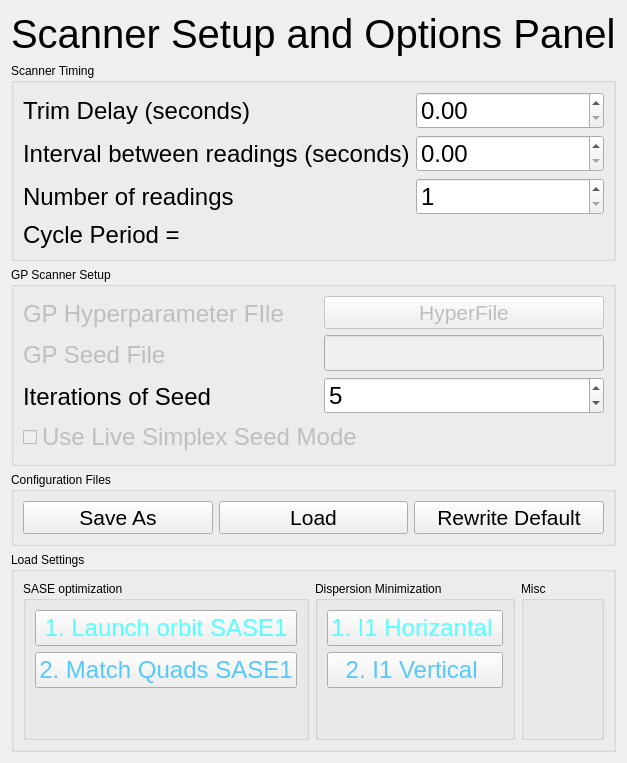
     <widget class="QWidget" name="tab2">
      <attribute name="title">
       <string>Scan Setup Panel</string>
      </attribute>
      <layout class="QVBoxLayout" name="verticalLayout_12">
       <item>
        <widget class="QLabel" name="label_3">
         <property name="sizePolicy">
          <sizepolicy hsizetype="Preferred" vsizetype="Fixed">
           <horstretch>0</horstretch>
           <verstretch>0</verstretch>
          </sizepolicy>
         </property>
         <property name="font">
          <font>
           <pointsize>30</pointsize>
          </font>
         </property>
         <property name="text">
          <string>Scanner Setup and Options Panel</string>
         </property>
         <property name="margin">
          <number>5</number>
         </property>
        </widget>
       </item>
       <item>
        <widget class="QGroupBox" name="groupBox">
         <property name="enabled">
          <bool>true</bool>
         </property>
         <property name="maximumSize">
          <size>
           <width>16777215</width>
           <height>200</height>
          </size>
         </property>
         <property name="title">
          <string>Scanner Timing</string>
         </property>
         <layout class="QGridLayout" name="gridLayout_5">
          <item row="0" column="0">
           <layout class="QHBoxLayout" name="horizontalLayout">
            <item>
             <layout class="QVBoxLayout" name="verticalLayout_6">
              <item>
               <widget class="QLabel" name="label_2">
                <property name="maximumSize">
                 <size>
                  <width>16777215</width>
                  <height>16777215</height>
                 </size>
                </property>
                <property name="font">
                 <font>
                  <pointsize>18</pointsize>
                 </font>
                </property>
                <property name="text">
                 <string>Trim Delay (seconds)          </string>
                </property>
               </widget>
              </item>
              <item>
               <widget class="QLabel" name="label_6">
                <property name="enabled">
                 <bool>true</bool>
                </property>
                <property name="maximumSize">
                 <size>
                  <width>16777215</width>
                  <height>16777215</height>
                 </size>
                </property>
                <property name="font">
                 <font>
                  <pointsize>18</pointsize>
                 </font>
                </property>
                <property name="text">
                 <string>Interval between readings (seconds)</string>
                </property>
               </widget>
              </item>
              <item>
               <widget class="QLabel" name="label_30">
                <property name="enabled">
                 <bool>true</bool>
                </property>
                <property name="maximumSize">
                 <size>
                  <width>16777215</width>
                  <height>16777215</height>
                 </size>
                </property>
                <property name="font">
                 <font>
                  <pointsize>18</pointsize>
                 </font>
                </property>
                <property name="text">
                 <string>Number of readings</string>
                </property>
               </widget>
              </item>
             </layout>
            </item>
            <item>
             <layout class="QVBoxLayout" name="verticalLayout_7">
              <item>
               <widget class="QDoubleSpinBox" name="sb_tdelay">
                <property name="sizePolicy">
                 <sizepolicy hsizetype="Expanding" vsizetype="Fixed">
                  <horstretch>0</horstretch>
                  <verstretch>0</verstretch>
                 </sizepolicy>
                </property>
                <property name="font">
                 <font>
                  <pointsize>18</pointsize>
                 </font>
                </property>
                <property name="locale">
                 <locale language="English" country="UnitedStates"/>
                </property>
                <property name="minimum">
                 <double>0.000000000000000</double>
                </property>
                <property name="maximum">
                 <double>99.989999999999995</double>
                </property>
                <property name="singleStep">
                 <double>0.100000000000000</double>
                </property>
                <property name="value">
                 <double>0.000000000000000</double>
                </property>
               </widget>
              </item>
              <item>
               <widget class="QDoubleSpinBox" name="sb_ddelay">
                <property name="enabled">
                 <bool>true</bool>
                </property>
                <property name="font">
                 <font>
                  <pointsize>18</pointsize>
                 </font>
                </property>
                <property name="locale">
                 <locale language="English" country="UnitedStates"/>
                </property>
                <property name="minimum">
                 <double>0.000000000000000</double>
                </property>
                <property name="singleStep">
                 <double>0.050000000000000</double>
                </property>
                <property name="value">
                 <double>0.000000000000000</double>
                </property>
               </widget>
              </item>
              <item>
               <widget class="QSpinBox" name="sb_nreadings">
                <property name="font">
                 <font>
                  <pointsize>18</pointsize>
                 </font>
                </property>
                <property name="locale">
                 <locale language="English" country="UnitedStates"/>
                </property>
                <property name="minimum">
                 <number>1</number>
                </property>
                <property name="value">
                 <number>1</number>
                </property>
               </widget>
              </item>
             </layout>
            </item>
           </layout>
          </item>
          <item row="1" column="0">
           <widget class="QLabel" name="label_7">
            <property name="maximumSize">
             <size>
              <width>16777215</width>
              <height>30</height>
             </size>
            </property>
            <property name="font">
             <font>
              <pointsize>18</pointsize>
             </font>
            </property>
            <property name="text">
             <string>Cycle Period = </string>
            </property>
           </widget>
          </item>
         </layout>
        </widget>
       </item>
       <item>
        <widget class="QGroupBox" name="groupBox_2">
         <property name="enabled">
          <bool>true</bool>
         </property>
         <property name="maximumSize">
          <size>
           <width>16777215</width>
           <height>250</height>
          </size>
         </property>
         <property name="title">
          <string>GP Scanner Setup</string>
         </property>
         <layout class="QGridLayout" name="gridLayout_7">
          <item row="0" column="0">
           <layout class="QGridLayout" name="gridLayout_3">
            <item row="0" column="0">
             <layout class="QVBoxLayout" name="verticalLayout_3">
              <item>
               <widget class="QLabel" name="label_9">
                <property name="enabled">
                 <bool>false</bool>
                </property>
                <property name="maximumSize">
                 <size>
                  <width>16777215</width>
                  <height>16777215</height>
                 </size>
                </property>
                <property name="font">
                 <font>
                  <pointsize>18</pointsize>
                 </font>
                </property>
                <property name="text">
                 <string>GP Hyperparameter FIle     </string>
                </property>
               </widget>
              </item>
              <item>
               <widget class="QLabel" name="label_8">
                <property name="enabled">
                 <bool>false</bool>
                </property>
                <property name="maximumSize">
                 <size>
                  <width>16777215</width>
                  <height>16777215</height>
                 </size>
                </property>
                <property name="font">
                 <font>
                  <pointsize>18</pointsize>
                 </font>
                </property>
                <property name="text">
                 <string>GP Seed File</string>
                </property>
               </widget>
              </item>
              <item>
               <widget class="QLabel" name="label_10">
                <property name="font">
                 <font>
                  <pointsize>18</pointsize>
                 </font>
                </property>
                <property name="text">
                 <string>Iterations of Seed</string>
                </property>
               </widget>
              </item>
             </layout>
            </item>
            <item row="0" column="1">
             <layout class="QVBoxLayout" name="verticalLayout_2">
              <item>
               <widget class="QPushButton" name="pb_hyper_file">
                <property name="enabled">
                 <bool>false</bool>
                </property>
                <property name="sizePolicy">
                 <sizepolicy hsizetype="Minimum" vsizetype="Expanding">
                  <horstretch>0</horstretch>
                  <verstretch>0</verstretch>
                 </sizepolicy>
                </property>
                <property name="maximumSize">
                 <size>
                  <width>16777215</width>
                  <height>43</height>
                 </size>
                </property>
                <property name="baseSize">
                 <size>
                  <width>0</width>
                  <height>0</height>
                 </size>
                </property>
                <property name="font">
                 <font>
                  <pointsize>16</pointsize>
                  <weight>50</weight>
                  <italic>false</italic>
                  <bold>false</bold>
                 </font>
                </property>
                <property name="text">
                 <string>HyperFile</string>
                </property>
               </widget>
              </item>
              <item>
               <widget class="QLineEdit" name="lineEdit_4">
                <property name="enabled">
                 <bool>false</bool>
                </property>
                <property name="font">
                 <font>
                  <pointsize>18</pointsize>
                 </font>
                </property>
               </widget>
              </item>
              <item>
               <widget class="QSpinBox" name="sb_seed_iter">
                <property name="font">
                 <font>
                  <pointsize>18</pointsize>
                 </font>
                </property>
                <property name="minimum">
                 <number>1</number>
                </property>
                <property name="value">
                 <number>5</number>
                </property>
               </widget>
              </item>
             </layout>
            </item>
            <item row="1" column="0" colspan="2">
             <widget class="QCheckBox" name="cb_use_live_seed">
              <property name="enabled">
               <bool>false</bool>
              </property>
              <property name="font">
               <font>
                <pointsize>18</pointsize>
               </font>
              </property>
              <property name="text">
               <string>Use Live Simplex Seed Mode</string>
              </property>
             </widget>
            </item>
           </layout>
          </item>
         </layout>
        </widget>
       </item>
       <item>
        <widget class="QGroupBox" name="groupBox_5">
         <property name="enabled">
          <bool>true</bool>
         </property>
         <property name="sizePolicy">
          <sizepolicy hsizetype="Preferred" vsizetype="Minimum">
           <horstretch>0</horstretch>
           <verstretch>0</verstretch>
          </sizepolicy>
         </property>
         <property name="maximumSize">
          <size>
           <width>16777215</width>
           <height>150</height>
          </size>
         </property>
         <property name="title">
          <string>Configuration Files</string>
         </property>
         <layout class="QGridLayout" name="gridLayout_8">
          <item row="1" column="0">
           <layout class="QHBoxLayout" name="horizontalLayout_7">
            <item>
             <widget class="QPushButton" name="pb_save_as">
              <property name="sizePolicy">
               <sizepolicy hsizetype="Minimum" vsizetype="Preferred">
                <horstretch>0</horstretch>
                <verstretch>0</verstretch>
               </sizepolicy>
              </property>
              <property name="maximumSize">
               <size>
                <width>16777215</width>
                <height>100</height>
               </size>
              </property>
              <property name="font">
               <font>
                <pointsize>16</pointsize>
               </font>
              </property>
              <property name="text">
               <string>Save As</string>
              </property>
             </widget>
            </item>
            <item>
             <widget class="QPushButton" name="pb_load">
              <property name="sizePolicy">
               <sizepolicy hsizetype="Minimum" vsizetype="Preferred">
                <horstretch>0</horstretch>
                <verstretch>0</verstretch>
               </sizepolicy>
              </property>
              <property name="maximumSize">
               <size>
                <width>16777215</width>
                <height>100</height>
               </size>
              </property>
              <property name="font">
               <font>
                <pointsize>16</pointsize>
               </font>
              </property>
              <property name="text">
               <string>Load</string>
              </property>
             </widget>
            </item>
            <item>
             <widget class="QPushButton" name="pb_rewrite">
              <property name="sizePolicy">
               <sizepolicy hsizetype="Minimum" vsizetype="Preferred">
                <horstretch>0</horstretch>
                <verstretch>0</verstretch>
               </sizepolicy>
              </property>
              <property name="maximumSize">
               <size>
                <width>16777215</width>
                <height>100</height>
               </size>
              </property>
              <property name="font">
               <font>
                <pointsize>16</pointsize>
               </font>
              </property>
              <property name="cursor">
               <cursorShape>ForbiddenCursor</cursorShape>
              </property>
              <property name="text">
               <string>Rewrite Default</string>
              </property>
             </widget>
            </item>
           </layout>
          </item>
         </layout>
        </widget>
       </item>
       <item>
        <widget class="QGroupBox" name="groupBox_3">
         <property name="font">
          <font>
           <pointsize>9</pointsize>
          </font>
         </property>
         <property name="title">
          <string>Load Settings</string>
         </property>
         <layout class="QGridLayout" name="gridLayout_4">
          <item row="0" column="0">
           <layout class="QHBoxLayout" name="horizontalLayout_3">
            <item>
             <widget class="QGroupBox" name="groupBox_9">
              <property name="font">
               <font>
                <pointsize>9</pointsize>
               </font>
              </property>
              <property name="title">
               <string>SASE optimization</string>
              </property>
              <layout class="QVBoxLayout" name="verticalLayout_4">
               <item>
                <layout class="QVBoxLayout" name="verticalLayout">
                 <item>
                  <widget class="QPushButton" name="pb_sase1_1">
                   <property name="font">
                    <font>
                     <pointsize>18</pointsize>
                    </font>
                   </property>
                   <property name="styleSheet">
                    <string notr="true">color: rgb(85, 255, 255); font-size: 18pt;</string>
                   </property>
                   <property name="text">
                    <string>1. Launch orbit SASE1</string>
                   </property>
                  </widget>
                 </item>
                 <item>
                  <widget class="QPushButton" name="pb_sase1_2">
                   <property name="font">
                    <font>
                     <pointsize>18</pointsize>
                    </font>
                   </property>
                   <property name="styleSheet">
                    <string notr="true">color: rgb(85, 200, 255); font-size: 18pt;</string>
                   </property>
                   <property name="text">
                    <string>2. Match Quads SASE1</string>
                   </property>
                  </widget>
                 </item>
                 <item>
                  <spacer name="verticalSpacer_2">
                   <property name="orientation">
                    <enum>Qt::Vertical</enum>
                   </property>
                   <property name="sizeHint" stdset="0">
                    <size>
                     <width>20</width>
                     <height>40</height>
                    </size>
                   </property>
                  </spacer>
                 </item>
                </layout>
               </item>
              </layout>
             </widget>
            </item>
            <item>
             <widget class="QGroupBox" name="groupBox_4">
              <property name="font">
               <font>
                <pointsize>9</pointsize>
               </font>
              </property>
              <property name="title">
               <string>Dispersion Minimization</string>
              </property>
              <layout class="QVBoxLayout" name="verticalLayout_11">
               <item>
                <layout class="QVBoxLayout" name="verticalLayout_5">
                 <item>
                  <widget class="QPushButton" name="pb_disp_1">
                   <property name="font">
                    <font>
                     <pointsize>18</pointsize>
                    </font>
                   </property>
                   <property name="styleSheet">
                    <string notr="true">color: rgb(85, 255, 255); font-size: 18pt;</string>
                   </property>
                   <property name="text">
                    <string>1. I1 Horizantal </string>
                   </property>
                  </widget>
                 </item>
                 <item>
                  <widget class="QPushButton" name="pb_disp_2">
                   <property name="font">
                    <font>
                     <pointsize>18</pointsize>
                    </font>
                   </property>
                   <property name="styleSheet">
                    <string notr="true">color: rgb(85, 200, 255); font-size: 18pt;</string>
                   </property>
                   <property name="text">
                    <string>2. I1 Vertical </string>
                   </property>
                  </widget>
                 </item>
                 <item>
                  <spacer name="verticalSpacer_3">
                   <property name="orientation">
                    <enum>Qt::Vertical</enum>
                   </property>
                   <property name="sizeHint" stdset="0">
                    <size>
                     <width>20</width>
                     <height>40</height>
                    </size>
                   </property>
                  </spacer>
                 </item>
                </layout>
               </item>
              </layout>
             </widget>
            </item>
            <item>
             <widget class="QGroupBox" name="groupBox_10">
              <property name="font">
               <font>
                <pointsize>9</pointsize>
               </font>
              </property>
              <property name="title">
               <string>Misc</string>
              </property>
              <layout class="QVBoxLayout" name="verticalLayout_9">
               <item>
                <layout class="QVBoxLayout" name="verticalLayout_8"/>
               </item>
              </layout>
             </widget>
            </item>
           </layout>
          </item>
         </layout>
         <zorder>groupBox_5</zorder>
         <zorder>groupBox_5</zorder>
         <zorder>horizontalLayoutWidget</zorder>
        </widget>
       </item>
      </layout>
     </widget>
